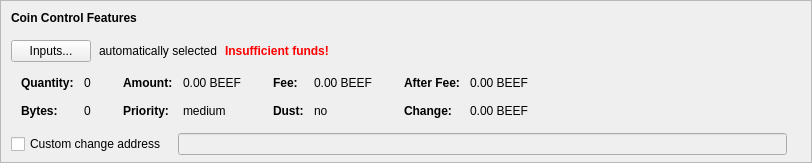
    <widget class="QFrame" name="frameCoinControl">
     <property name="sizePolicy">
      <sizepolicy hsizetype="Expanding" vsizetype="Expanding">
       <horstretch>0</horstretch>
       <verstretch>0</verstretch>
      </sizepolicy>
     </property>
     <property name="maximumSize">
      <size>
       <width>16777215</width>
       <height>16777215</height>
      </size>
     </property>
     <property name="frameShape">
      <enum>QFrame::StyledPanel</enum>
     </property>
     <property name="frameShadow">
      <enum>QFrame::Sunken</enum>
     </property>
     <layout class="QVBoxLayout" name="verticalLayoutCoinControl2">
      <property name="spacing">
       <number>0</number>
      </property>
      <property name="leftMargin">
       <number>0</number>
      </property>
      <property name="topMargin">
       <number>0</number>
      </property>
      <property name="rightMargin">
       <number>0</number>
      </property>
      <property name="bottomMargin">
       <number>6</number>
      </property>
      <item>
       <layout class="QVBoxLayout" name="verticalLayoutCoinControl" stretch="0,0,0,0,1">
        <property name="spacing">
         <number>0</number>
        </property>
        <property name="leftMargin">
         <number>10</number>
        </property>
        <property name="topMargin">
         <number>10</number>
        </property>
        <item>
         <layout class="QHBoxLayout" name="horizontalLayoutCoinControl1">
          <property name="bottomMargin">
           <number>15</number>
          </property>
          <item>
           <widget class="QLabel" name="labelCoinControlFeatures">
            <property name="sizePolicy">
             <sizepolicy hsizetype="Preferred" vsizetype="Maximum">
              <horstretch>0</horstretch>
              <verstretch>0</verstretch>
             </sizepolicy>
            </property>
            <property name="font">
             <font>
              <weight>75</weight>
              <bold>true</bold>
             </font>
            </property>
            <property name="styleSheet">
             <string notr="true">font-weight:bold;</string>
            </property>
            <property name="text">
             <string>Coin Control Features</string>
            </property>
           </widget>
          </item>
         </layout>
        </item>
        <item>
         <layout class="QHBoxLayout" name="horizontalLayoutCoinControl2" stretch="0,0,0,0">
          <property name="spacing">
           <number>8</number>
          </property>
          <property name="bottomMargin">
           <number>10</number>
          </property>
          <item>
           <widget class="QPushButton" name="pushButtonCoinControl">
            <property name="styleSheet">
             <string notr="true"/>
            </property>
            <property name="text">
             <string>Inputs...</string>
            </property>
            <property name="autoDefault">
             <bool>false</bool>
            </property>
           </widget>
          </item>
          <item>
           <widget class="QLabel" name="labelCoinControlAutomaticallySelected">
            <property name="text">
             <string>automatically selected</string>
            </property>
            <property name="margin">
             <number>5</number>
            </property>
           </widget>
          </item>
          <item>
           <widget class="QLabel" name="labelCoinControlInsuffFunds">
            <property name="font">
             <font>
              <weight>75</weight>
              <bold>true</bold>
             </font>
            </property>
            <property name="styleSheet">
             <string notr="true">color:red;font-weight:bold;</string>
            </property>
            <property name="text">
             <string>Insufficient funds!</string>
            </property>
            <property name="margin">
             <number>5</number>
            </property>
           </widget>
          </item>
          <item>
           <spacer name="horizontalSpacerCoinControl">
            <property name="orientation">
             <enum>Qt::Horizontal</enum>
            </property>
            <property name="sizeHint" stdset="0">
             <size>
              <width>40</width>
              <height>1</height>
             </size>
            </property>
           </spacer>
          </item>
         </layout>
        </item>
        <item>
         <widget class="QWidget" name="widgetCoinControl" native="true">
          <property name="sizePolicy">
           <sizepolicy hsizetype="Preferred" vsizetype="Preferred">
            <horstretch>0</horstretch>
            <verstretch>0</verstretch>
           </sizepolicy>
          </property>
          <property name="minimumSize">
           <size>
            <width>0</width>
            <height>0</height>
           </size>
          </property>
          <property name="styleSheet">
           <string notr="true"/>
          </property>
          <layout class="QHBoxLayout" name="horizontalLayoutCoinControl5">
           <property name="leftMargin">
            <number>0</number>
           </property>
           <property name="topMargin">
            <number>0</number>
           </property>
           <property name="rightMargin">
            <number>0</number>
           </property>
           <property name="bottomMargin">
            <number>0</number>
           </property>
           <item>
            <layout class="QHBoxLayout" name="horizontalLayoutCoinControl3" stretch="0,0,0,1">
             <property name="spacing">
              <number>20</number>
             </property>
             <property name="topMargin">
              <number>0</number>
             </property>
             <property name="bottomMargin">
              <number>10</number>
             </property>
             <item>
              <layout class="QFormLayout" name="formLayoutCoinControl1">
               <property name="horizontalSpacing">
                <number>10</number>
               </property>
               <property name="verticalSpacing">
                <number>14</number>
               </property>
               <property name="leftMargin">
                <number>10</number>
               </property>
               <property name="topMargin">
                <number>4</number>
               </property>
               <property name="rightMargin">
                <number>6</number>
               </property>
               <item row="0" column="0">
                <widget class="QLabel" name="labelCoinControlQuantityText">
                 <property name="font">
                  <font>
                   <weight>75</weight>
                   <bold>true</bold>
                  </font>
                 </property>
                 <property name="text">
                  <string>Quantity:</string>
                 </property>
                 <property name="margin">
                  <number>0</number>
                 </property>
                </widget>
               </item>
               <item row="0" column="1">
                <widget class="QLabel" name="labelCoinControlQuantity">
                 <property name="cursor">
                  <cursorShape>IBeamCursor</cursorShape>
                 </property>
                 <property name="contextMenuPolicy">
                  <enum>Qt::ActionsContextMenu</enum>
                 </property>
                 <property name="text">
                  <string notr="true">0</string>
                 </property>
                 <property name="margin">
                  <number>0</number>
                 </property>
                 <property name="textInteractionFlags">
                  <set>Qt::LinksAccessibleByMouse|Qt::TextSelectableByKeyboard|Qt::TextSelectableByMouse</set>
                 </property>
                </widget>
               </item>
               <item row="1" column="0">
                <widget class="QLabel" name="labelCoinControlBytesText">
                 <property name="font">
                  <font>
                   <weight>75</weight>
                   <bold>true</bold>
                  </font>
                 </property>
                 <property name="text">
                  <string>Bytes:</string>
                 </property>
                </widget>
               </item>
               <item row="1" column="1">
                <widget class="QLabel" name="labelCoinControlBytes">
                 <property name="cursor">
                  <cursorShape>IBeamCursor</cursorShape>
                 </property>
                 <property name="contextMenuPolicy">
                  <enum>Qt::ActionsContextMenu</enum>
                 </property>
                 <property name="text">
                  <string notr="true">0</string>
                 </property>
                 <property name="textInteractionFlags">
                  <set>Qt::LinksAccessibleByMouse|Qt::TextSelectableByKeyboard|Qt::TextSelectableByMouse</set>
                 </property>
                </widget>
               </item>
              </layout>
             </item>
             <item>
              <layout class="QFormLayout" name="formLayoutCoinControl2">
               <property name="horizontalSpacing">
                <number>10</number>
               </property>
               <property name="verticalSpacing">
                <number>14</number>
               </property>
               <property name="leftMargin">
                <number>6</number>
               </property>
               <property name="topMargin">
                <number>4</number>
               </property>
               <property name="rightMargin">
                <number>6</number>
               </property>
               <item row="0" column="0">
                <widget class="QLabel" name="labelCoinControlAmountText">
                 <property name="font">
                  <font>
                   <weight>75</weight>
                   <bold>true</bold>
                  </font>
                 </property>
                 <property name="text">
                  <string>Amount:</string>
                 </property>
                 <property name="margin">
                  <number>0</number>
                 </property>
                </widget>
               </item>
               <item row="0" column="1">
                <widget class="QLabel" name="labelCoinControlAmount">
                 <property name="cursor">
                  <cursorShape>IBeamCursor</cursorShape>
                 </property>
                 <property name="contextMenuPolicy">
                  <enum>Qt::ActionsContextMenu</enum>
                 </property>
                 <property name="text">
                  <string notr="true">0.00 BEEF</string>
                 </property>
                 <property name="textInteractionFlags">
                  <set>Qt::LinksAccessibleByMouse|Qt::TextSelectableByKeyboard|Qt::TextSelectableByMouse</set>
                 </property>
                </widget>
               </item>
               <item row="1" column="0">
                <widget class="QLabel" name="labelCoinControlPriorityText">
                 <property name="font">
                  <font>
                   <weight>75</weight>
                   <bold>true</bold>
                  </font>
                 </property>
                 <property name="text">
                  <string>Priority:</string>
                 </property>
                </widget>
               </item>
               <item row="1" column="1">
                <widget class="QLabel" name="labelCoinControlPriority">
                 <property name="cursor">
                  <cursorShape>IBeamCursor</cursorShape>
                 </property>
                 <property name="contextMenuPolicy">
                  <enum>Qt::ActionsContextMenu</enum>
                 </property>
                 <property name="text">
                  <string notr="true">medium</string>
                 </property>
                 <property name="textInteractionFlags">
                  <set>Qt::LinksAccessibleByMouse|Qt::TextSelectableByKeyboard|Qt::TextSelectableByMouse</set>
                 </property>
                </widget>
               </item>
              </layout>
             </item>
             <item>
              <layout class="QFormLayout" name="formLayoutCoinControl3">
               <property name="horizontalSpacing">
                <number>10</number>
               </property>
               <property name="verticalSpacing">
                <number>14</number>
               </property>
               <property name="leftMargin">
                <number>6</number>
               </property>
               <property name="topMargin">
                <number>4</number>
               </property>
               <property name="rightMargin">
                <number>6</number>
               </property>
               <item row="0" column="0">
                <widget class="QLabel" name="labelCoinControlFeeText">
                 <property name="font">
                  <font>
                   <weight>75</weight>
                   <bold>true</bold>
                  </font>
                 </property>
                 <property name="text">
                  <string>Fee:</string>
                 </property>
                 <property name="margin">
                  <number>0</number>
                 </property>
                </widget>
               </item>
               <item row="0" column="1">
                <widget class="QLabel" name="labelCoinControlFee">
                 <property name="cursor">
                  <cursorShape>IBeamCursor</cursorShape>
                 </property>
                 <property name="contextMenuPolicy">
                  <enum>Qt::ActionsContextMenu</enum>
                 </property>
                 <property name="text">
                  <string notr="true">0.00 BEEF</string>
                 </property>
                 <property name="textInteractionFlags">
                  <set>Qt::LinksAccessibleByMouse|Qt::TextSelectableByKeyboard|Qt::TextSelectableByMouse</set>
                 </property>
                </widget>
               </item>
               <item row="1" column="0">
                <widget class="QLabel" name="labelCoinControlLowOutputText">
                 <property name="font">
                  <font>
                   <weight>75</weight>
                   <bold>true</bold>
                  </font>
                 </property>
                 <property name="text">
                  <string>Dust:</string>
                 </property>
                </widget>
               </item>
               <item row="1" column="1">
                <widget class="QLabel" name="labelCoinControlLowOutput">
                 <property name="cursor">
                  <cursorShape>IBeamCursor</cursorShape>
                 </property>
                 <property name="contextMenuPolicy">
                  <enum>Qt::ActionsContextMenu</enum>
                 </property>
                 <property name="text">
                  <string notr="true">no</string>
                 </property>
                 <property name="textInteractionFlags">
                  <set>Qt::LinksAccessibleByMouse|Qt::TextSelectableByKeyboard|Qt::TextSelectableByMouse</set>
                 </property>
                </widget>
               </item>
              </layout>
             </item>
             <item>
              <layout class="QFormLayout" name="formLayoutCoinControl4">
               <property name="horizontalSpacing">
                <number>10</number>
               </property>
               <property name="verticalSpacing">
                <number>14</number>
               </property>
               <property name="leftMargin">
                <number>6</number>
               </property>
               <property name="topMargin">
                <number>4</number>
               </property>
               <property name="rightMargin">
                <number>6</number>
               </property>
               <item row="0" column="0">
                <widget class="QLabel" name="labelCoinControlAfterFeeText">
                 <property name="font">
                  <font>
                   <weight>75</weight>
                   <bold>true</bold>
                  </font>
                 </property>
                 <property name="text">
                  <string>After Fee:</string>
                 </property>
                 <property name="margin">
                  <number>0</number>
                 </property>
                </widget>
               </item>
               <item row="0" column="1">
                <widget class="QLabel" name="labelCoinControlAfterFee">
                 <property name="cursor">
                  <cursorShape>IBeamCursor</cursorShape>
                 </property>
                 <property name="contextMenuPolicy">
                  <enum>Qt::ActionsContextMenu</enum>
                 </property>
                 <property name="text">
                  <string notr="true">0.00 BEEF</string>
                 </property>
                 <property name="textInteractionFlags">
                  <set>Qt::LinksAccessibleByMouse|Qt::TextSelectableByKeyboard|Qt::TextSelectableByMouse</set>
                 </property>
                </widget>
               </item>
               <item row="1" column="0">
                <widget class="QLabel" name="labelCoinControlChangeText">
                 <property name="font">
                  <font>
                   <weight>75</weight>
                   <bold>true</bold>
                  </font>
                 </property>
                 <property name="text">
                  <string>Change:</string>
                 </property>
                </widget>
               </item>
               <item row="1" column="1">
                <widget class="QLabel" name="labelCoinControlChange">
                 <property name="cursor">
                  <cursorShape>IBeamCursor</cursorShape>
                 </property>
                 <property name="contextMenuPolicy">
                  <enum>Qt::ActionsContextMenu</enum>
                 </property>
                 <property name="text">
                  <string notr="true">0.00 BEEF</string>
                 </property>
                 <property name="textInteractionFlags">
                  <set>Qt::LinksAccessibleByMouse|Qt::TextSelectableByKeyboard|Qt::TextSelectableByMouse</set>
                 </property>
                </widget>
               </item>
              </layout>
             </item>
            </layout>
           </item>
          </layout>
         </widget>
        </item>
        <item>
         <layout class="QHBoxLayout" name="horizontalLayoutCoinControl4" stretch="0,0,0">
          <property name="spacing">
           <number>12</number>
          </property>
          <property name="sizeConstraint">
           <enum>QLayout::SetDefaultConstraint</enum>
          </property>
          <property name="topMargin">
           <number>5</number>
          </property>
          <property name="rightMargin">
           <number>5</number>
          </property>
          <item>
           <widget class="QCheckBox" name="checkBoxCoinControlChange">
            <property name="toolTip">
             <string>If this is activated, but the change address is empty or invalid, change will be sent to a newly generated address.</string>
            </property>
            <property name="text">
             <string>Custom change address</string>
            </property>
           </widget>
          </item>
          <item>
           <widget class="QValidatedLineEdit" name="lineEditCoinControlChange">
            <property name="enabled">
             <bool>false</bool>
            </property>
            <property name="sizePolicy">
             <sizepolicy hsizetype="Expanding" vsizetype="Fixed">
              <horstretch>0</horstretch>
              <verstretch>0</verstretch>
             </sizepolicy>
            </property>
           </widget>
          </item>
          <item>
           <widget class="QLabel" name="labelCoinControlChangeLabel">
            <property name="sizePolicy">
             <sizepolicy hsizetype="Preferred" vsizetype="Expanding">
              <horstretch>0</horstretch>
              <verstretch>0</verstretch>
             </sizepolicy>
            </property>
            <property name="minimumSize">
             <size>
              <width>0</width>
              <height>0</height>
             </size>
            </property>
            <property name="text">
             <string/>
            </property>
            <property name="margin">
             <number>3</number>
            </property>
           </widget>
          </item>
         </layout>
        </item>
        <item>
         <spacer name="verticalSpacerCoinControl">
          <property name="orientation">
           <enum>Qt::Vertical</enum>
          </property>
          <property name="sizeHint" stdset="0">
           <size>
            <width>800</width>
            <height>1</height>
           </size>
          </property>
         </spacer>
        </item>
       </layout>
      </item>
     </layout>
    </widget>
